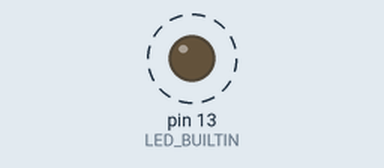
Simulated run of this sketch. Board: Arduino Uno, built with avr-gcc and run on an emulated ATmega328P. Parts: output pins drawn as LEDs (lit = HIGH). Dashed ring = blinking.

Above: at 0.5 s.
Timing chart, 0 to 4.6 s (numbered marks = the images above):
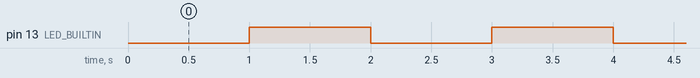

Measured:
- by itself, pin 13 (LED_BUILTIN): alternates HIGH for 1.0 s and LOW for 1.0 s

The sketch:

InterruptTest.ino
```cpp
boolean toggle0 = 0;
boolean toggle1 = 0;
boolean toggle2 = 0;


void setup() {
  // put your setup code here, to run once:

  pinMode(LED_BUILTIN, OUTPUT);

  cli();
  TCCR1A = 0;// set entire TCCR1A register to 0
  TCCR1B = 0;// same for TCCR1B
  TCNT1  = 0;//initialize counter value to 0
  // set compare match register for 1hz increments
  OCR1A = 15624;// = (16*10^6) / (1*1024) - 1 (must be <65536)
  // turn on CTC mode
  TCCR1B |= (1 << WGM12);
  // Set CS12 and CS10 bits for 1024 prescaler
  TCCR1B |= (1 << CS12) | (1 << CS10);
  // enable timer compare interrupt
  TIMSK1 |= (1 << OCIE1A);
  sei();
}

ISR(TIMER1_COMPA_vect){//timer1 interrupt 1Hz toggles pin 13 (LED)
//generates pulse wave of frequency 1Hz/2 = 0.5kHz (takes two cycles for full wave- toggle high then toggle low)
  if (toggle1){
    digitalWrite(LED_BUILTIN,HIGH);
    toggle1 = 0;
  }
  else{
    digitalWrite(LED_BUILTIN,LOW);
    toggle1 = 1;
  }
}

void loop() {
  // put your main code here, to run repeatedly:

}
```
